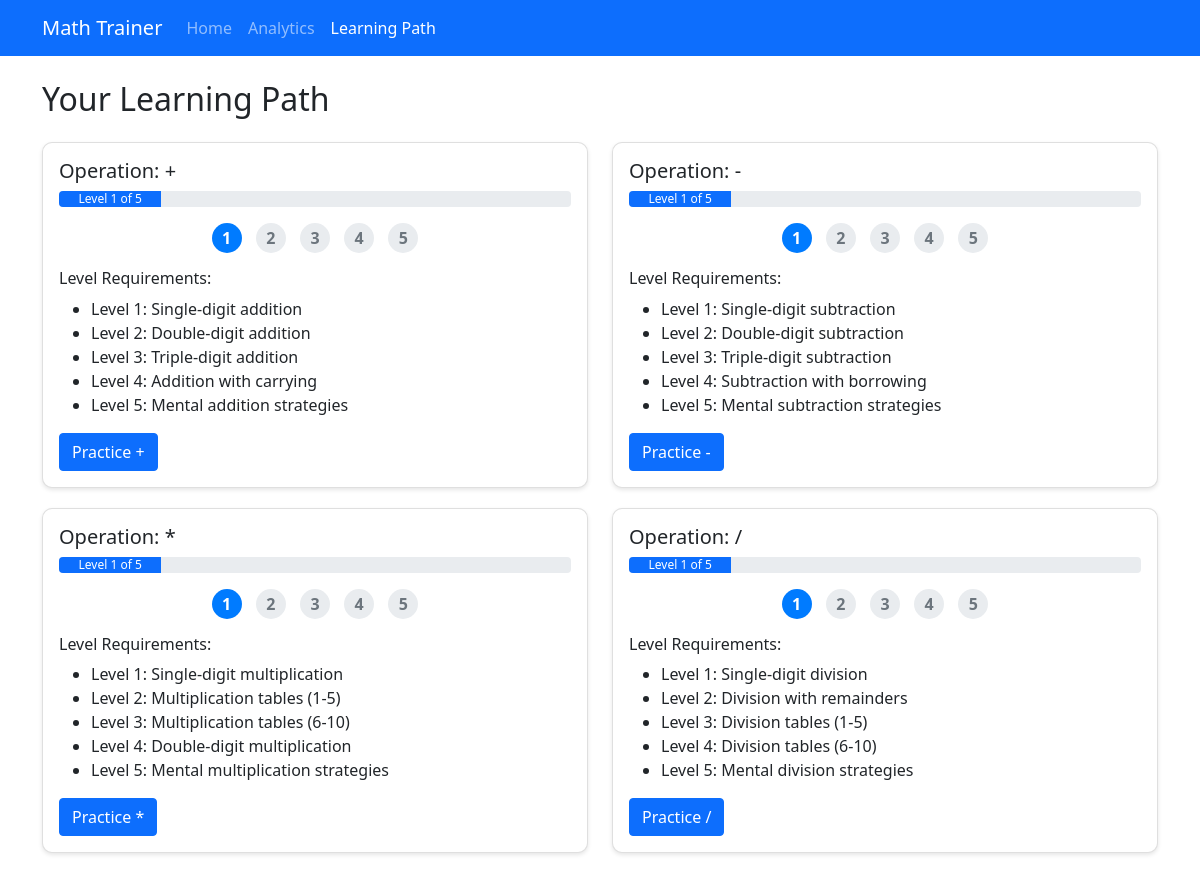
The page /learning-path (signed in) on the database its author committed.
### models.py (models this page shows)
class LearningPath(db.Model):
    id = db.Column(db.Integer, primary_key=True)
    user_id = db.Column(db.Integer, db.ForeignKey('user.id'), nullable=False)
    operation = db.Column(db.String(1), nullable=False)
    current_level = db.Column(db.Integer, default=1)
    target_level = db.Column(db.Integer, default=5)
    completed = db.Column(db.Boolean, default=False)
    created_at = db.Column(db.DateTime, default=datetime.utcnow)
    completed_at = db.Column(db.DateTime, nullable=True)

### app.py (the view, shortened to what this page needs)
@app.route('/learning-path')
def learning_path():
    if 'user_id' not in session:
        return render_template('learning_path.html', paths=[])
    user = User.query.get(session['user_id'])
    learning_paths = LearningPath.query.filter_by(user_id=user.id).all()
    return render_template('learning_path.html', paths=learning_paths)

### templates/learning_path.html (shortened to what this page needs)
<!DOCTYPE html>
<html lang="en">
<head>
    <link href="https://cdn.jsdelivr.net/npm/bootstrap@5.1.3/dist/css/bootstrap.min.css" rel="stylesheet">
</head>
<body>
    <nav class="navbar navbar-expand-lg navbar-dark bg-primary">
        <div class="container">
            <a class="navbar-brand" href="/">Math Trainer</a>
            <div class="collapse navbar-collapse" id="navbarNav">
                <ul class="navbar-nav">
                    <li class="nav-item">
                        <a class="nav-link" href="/">Home</a>
                    </li>
                    <li class="nav-item">
                        <a class="nav-link" href="/analytics">Analytics</a>
                    </li>
                    <li class="nav-item">
                        <a class="nav-link active" href="/learning-path">Learning Path</a>
                    </li>
                </ul>
            </div>
        </div>
    </nav>
    <div class="container mt-4">
        <h2 class="mb-4">Your Learning Path</h2>
        <div class="row">
            {% for path in paths %}
            <div class="col-md-6">
                <div class="card path-card">
                    <div class="card-body">
                        <h5 class="card-title">Operation: {{ path.operation }}</h5>
                        <div class="progress mb-3">
                            <div class="progress-bar" role="progressbar"
                                 style="width: {{ (path.current_level / path.target_level * 100)|round }}%"
                                 aria-valuenow="{{ path.current_level }}"
                                 aria-valuemin="1"
                                 aria-valuemax="{{ path.target_level }}">
                                Level {{ path.current_level }} of {{ path.target_level }}
                            </div>
                        </div>
                        <div class="text-center mb-3">
                            {% for level in range(1, path.target_level + 1) %}
                                <span class="level-indicator {% if level < path.current_level %}level-completed{% elif level == path.current_level %}level-current{% else %}level-upcoming{% endif %}">
                                    {{ level }}
                                </span>
                            {% endfor %}
                        </div>
                        <div class="card-text">
                            <h6>Level Requirements:</h6>
                            <ul>
                                {% if path.operation == '+' %}
                                    <li>Level 1: Single-digit addition</li>
                                    <li>Level 2: Double-digit addition</li>
                                    <li>Level 3: Triple-digit addition</li>
                                    <li>Level 4: Addition with carrying</li>
                                    <li>Level 5: Mental addition strategies</li>
                                {% elif path.operation == '-' %}
                                    <li>Level 1: Single-digit subtraction</li>
                                    <li>Level 2: Double-digit subtraction</li>
                                    <li>Level 3: Triple-digit subtraction</li>
                                    <li>Level 4: Subtraction with borrowing</li>
                                    <li>Level 5: Mental subtraction strategies</li>
                                {% elif path.operation == '*' %}
                                    <li>Level 1: Single-digit multiplication</li>
                                    <li>Level 2: Multiplication tables (1-5)</li>
                                    <li>Level 3: Multiplication tables (6-10)</li>
                                    <li>Level 4: Double-digit multiplication</li>
                                    <li>Level 5: Mental multiplication strategies</li>
                                {% else %}
                                    <li>Level 1: Single-digit division</li>
                                    <li>Level 2: Division with remainders</li>
                                    <li>Level 3: Division tables (1-5)</li>
                                    <li>Level 4: Division tables (6-10)</li>
                                    <li>Level 5: Mental division strategies</li>
                                {% endif %}
                            </ul>
                        </div>
                        {% if path.completed %}
                            <div class="alert alert-success">
                                Congratulations! You've completed this learning path!
                            </div>
                        {% else %}
                            <a href="/training?operation={{ path.operation }}" class="btn btn-primary">
                                Practice {{ path.operation }}
                            </a>
                        {% endif %}
                    </div>
                </div>
            </div>
            {% endfor %}
        </div>
    </div>
</body>
</html>

### templates/learning_path.html (style rules this page uses)
.path-card { margin-bottom: 20px; border-radius: 10px; box-shadow: 0 2px 4px rgba(0,0,0,0.1); }
.level-indicator { width: 30px; height: 30px; border-radius: 50%; display: inline-flex; align-items: center; justify-content: center; margin: 0 5px; font-weight: bold; }
.level-current { background-color: #007bff; color: white; }
.level-upcoming { background-color: #e9ecef; color: #6c757d; }

### rows shown on the page
LearningPath: operation "+", current_level "1", target_level "5", level "1" "2" "3" "4" "5", shows "Level 1: Single-digit addition"
LearningPath: operation "-", current_level "1", target_level "5", level "1" "2" "3" "4" "5", shows "Level 1: Single-digit subtraction"
LearningPath: operation "*", current_level "1", target_level "5", level "1" "2" "3" "4" "5", shows "Level 1: Single-digit multiplication"
LearningPath: operation "/", current_level "1", target_level "5", level "1" "2" "3" "4" "5", shows "Level 1: Single-digit division"
